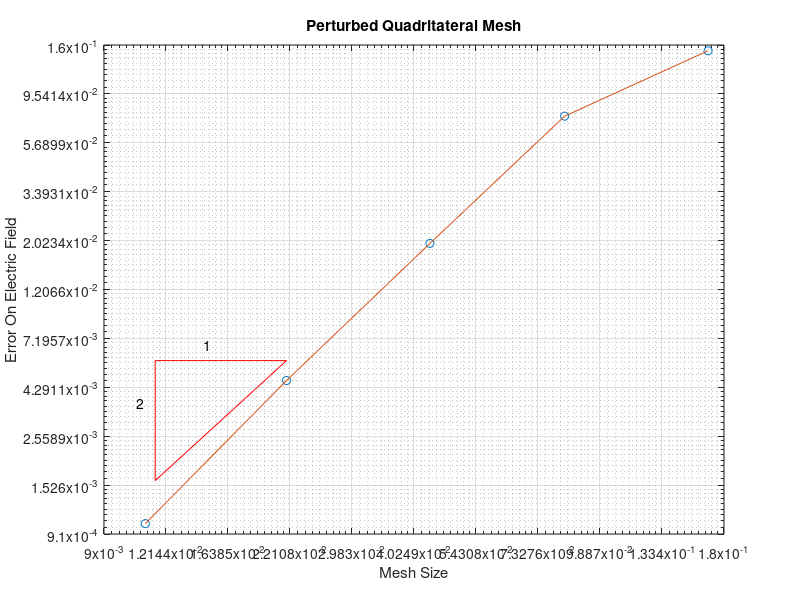
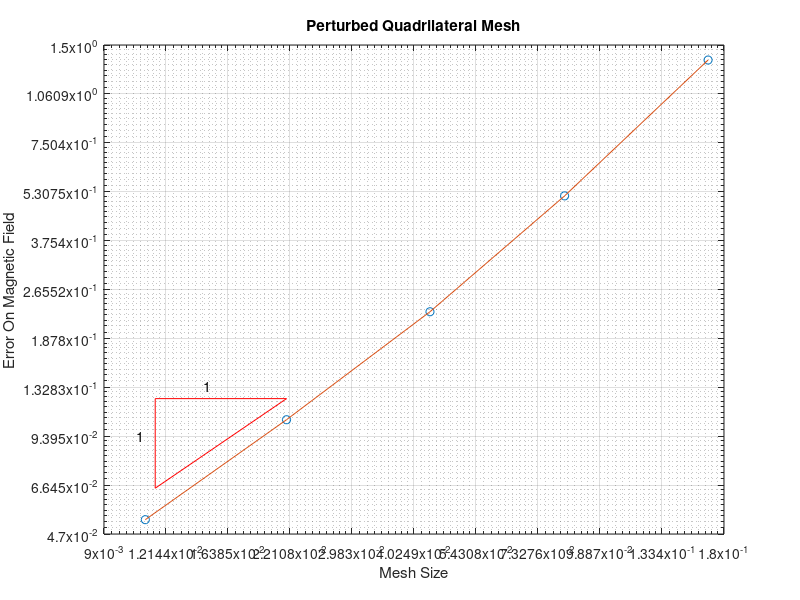

MATLAB code to generate these figures, in order:
shape = 'quads';
%shape = 'triangles';
%shape = 'voronoi';

switch shape
    case 'triangles'
%%%%%%%%%%%%%%%%%Triangles

h = [0.10101525445522107, 0.05018856132284956, 0.025141822757713456, 0.012525468249897755,...
     0.006261260829309998];

ElectricError =  [0.5098721095770006, 0.12175648676696989, 0.03224235083294914, 0.007922421692486309, 0.001949904177034469];

MagneticError = [2.0042181007879325, 0.9781866298047875, 0.5502616339498934, 0.28069706397737304, 0.13768142439140277];

secondtitle = 'Triangles';




%Plotting the electric field

figure(1)

clf

loglog(h,ElectricError,'o')
%plot(log(h),log(ElectricError));

hold on


loglog(h,ElectricError)
%loglog(h,10^(1)*h.^(1.8))
hold on
%Pick a basis point for the triangle
xseed = 0.9*h(5)+h(4)*0.1;
yseed = 0.01*0.25+0.001*.75;
%desiredSlope Of triangle
slope = 2;
%Another x point
xnext = h(4);


b = log10(yseed/(xseed^slope));


ynext = 10^(b)*xnext^slope;


x = [xseed, xseed, xnext, xseed];
y = [yseed, ynext, ynext, yseed];

loglog(x,y,'r')

text(xseed*0.7+0.3*xnext,ynext+0.001+0.0005,'1')
text(xseed-0.0005,0.5*yseed+0.5*ynext,'2')





title('Triangular Mesh')





%Now the ticks
%The x-axis
leftaxis = 0.005;
rightaxis = 0.13;
upaxis = 0.65;
downaxis = 0.0015;

axis([leftaxis rightaxis downaxis upaxis])
xlabel('Mesh Size')

ax = log10(leftaxis);
bx = log10(rightaxis);
tx = ax:(bx-ax)/10:bx;
tx = 10.^(tx);
ay = log10(downaxis);
by = log10(upaxis);
ty = ay:(by-ay)/10:by;
ty = 10.^(ty);

ylabel('Error On Electric Field')

xticks(tx)
yticks(ty)
grid on




%Plotting The magnetic Field

figure(2)
clf
loglog(h,MagneticError,'o')
hold on
loglog(h,MagneticError)



hold on

%Pick a basis point for the triangle
xseed = h(4)*0.05+0.95*h(5);
yseed = 0.16;
%desiredSlope Of triangle
slope = 1;
%Another x point
xnext = h(4);


b = log10(yseed/(xseed^slope));


ynext = 10^(b)*xnext^slope;


x = [xseed, xseed, xnext, xseed];
y = [yseed, ynext, ynext, yseed];

loglog(x,y,'r')


text(xseed*0.7+0.3*xnext,ynext+0.01+0.01+0.01+0.01,'1')
text(xseed-0.001/1.5,0.5*yseed+0.5*ynext,'1')










title('Triangular Mesh')
xlabel('Mesh Size')
ylabel('Error On Magnetic Field')


%axis([0.01-0.005 0.1+0.01 0.1+0.1 3])

leftaxis = 0.005;
rightaxis = 0.13;
downaxis = 0.125;
upaxis = 2.15;

axis([leftaxis rightaxis downaxis upaxis])
xlabel('Mesh Size')

ax = log10(leftaxis);
bx = log10(rightaxis);
tx = ax:(bx-ax)/10:bx;
tx = 10.^(tx);
ay = log10(downaxis);
by = log10(upaxis);
ty = ay:(by-ay)/10:by;
ty = 10.^(ty);



xticks(tx)
yticks(ty)

grid on





























    case 'quads'
%%%%%%%%%%%%%%%%%%%PerturbedSquares
%h = [0.471405,0.235702,0.122975,0.0614875,0.0310816,0.0155408,0.00779781];
%The above was the older mesh-size

h = [0.16666666666666666, 0.08333333333333333, 0.043478260869565216, 0.021739130434782608,...
     0.010989010989010988];%, 0.005494505494505494,0.0027548209366391185];

ElectricError = [0.1505488392083424, 0.07540240822978826, 0.01964292814740662, 0.00461064875933448, 0.0010155804421071366];

MagneticError = [1.3485966107898497, 0.515270877390314, 0.22681651972361622, 0.10557908129467171, 0.05201601043760578];
                                                      

secondtitle = 'On Perturbed squares';


%Plotting the electric field

figure(1)

clf

loglog(h,ElectricError,'o')
%plot(log(h),log(ElectricError));

hold on


loglog(h,ElectricError)
%loglog(h,10^(1)*h.^(1.8))
hold on
%Pick a basis point for the triangle
xseed = 0.95*h(5)+0.05*h(4);
yseed = 0.0016;
%desiredSlope Of triangle
slope = 2;
%Another x point
xnext = h(4);


b = log10(yseed/(xseed^slope));


ynext = 10^(b)*xnext^slope;


x = [xseed, xseed, xnext, xseed];
y = [yseed, ynext, ynext, yseed];

loglog(x,y,'r')

text(xseed*0.7+0.3*xnext,ynext+0.001,'1')
text(xseed-0.001,0.5*yseed+0.5*ynext,'2')





title('Perturbed Quadritateral Mesh')
%axis([0.01 0.25 (0.001+0.0001)/2 .15])
xlabel('Mesh Size')
ylabel('Error On Electric Field')

leftaxis = 0.009;
rightaxis = 0.18;
downaxis = 0.00091;
upaxis = 0.16;

axis([leftaxis rightaxis downaxis upaxis])


ax = log10(leftaxis);
bx = log10(rightaxis);
tx = ax:(bx-ax)/10:bx;
tx = 10.^(tx);
ay = log10(downaxis);
by = log10(upaxis);
ty = ay:(by-ay)/10:by;
ty = 10.^(ty);



xticks(tx)
yticks(ty)





grid on



%Plotting The magnetic Field

figure(2)
clf
loglog(h,MagneticError,'o')
hold on
loglog(h,MagneticError)



hold on

%Pick a basis point for the triangle
xseed = h(4)*0.05+0.95*h(5);
yseed = 0.065;
%desiredSlope Of triangle
slope = 1;
%Another x point
xnext = h(4);


b = log10(yseed/(xseed^slope));


ynext = 10^(b)*xnext^slope;


x = [xseed, xseed, xnext, xseed];
y = [yseed, ynext, ynext, yseed];

loglog(x,y,'r')


text(xseed*0.7+0.3*xnext,ynext+0.01+0.001,'1')
text(xseed-0.001,0.5*yseed+0.5*ynext,'1')










title('Perturbed Quadrilateral Mesh')
xlabel('Mesh Size')
ylabel('Error On Magnetic Field')
%axis([0.01 0.25 0.75*10^(-1)+0.25*0.01 1])
grid on

leftaxis = 0.009;
rightaxis = 0.18;
downaxis = 0.047;
upaxis = 1.5;

axis([leftaxis rightaxis downaxis upaxis])


ax = log10(leftaxis);
bx = log10(rightaxis);
tx = ax:(bx-ax)/10:bx;
tx = 10.^(tx);
ay = log10(downaxis);
by = log10(upaxis);
ty = ay:(by-ay)/10:by;
ty = 10.^(ty);



xticks(tx)
yticks(ty)







    case 'voronoi'
%%%%%%%%%%%%%%%%%%%%%%%%%%Voronoi

%h = [0.12803687993289598, 0.06772854614785964, 0.03450327796711771, 0.017476749542968805,...
%     0.008787156237382746];%, 0.004419676355414694,0.0022139558199118672];

%ElectricError = [0.4846671385368301, 0.17629056352803815, 0.0894535222510598, 0.013677866376455412,...
%    0.006616196310031363];

%MagneticError = [4.418879142501644, 2.4900590603987354, 1.2075527434363857, 0.5879063547722386,...
% 0.276556530752596];

h = [0.12803687993289598, 0.06772854614785964, 0.03450327796711771, 0.017476749542968805,0.008787156237382746];

ElectricError = [0.6402171603657321, 0.2191316614798317, 0.05161479281147327, 0.013327689044599616, 0.003435073380290061];

MagneticError = [3.3226284919819693, 1.6827177392771193, 0.7955836030979955, 0.3792426183789603, 0.18192650249011413];




secondtitle='Voronoi';



figure(1)

clf

loglog(h,ElectricError,'o')
%plot(log(h),log(ElectricError));

hold on


loglog(h,ElectricError)
%loglog(h,10^(1)*h.^(1.8))
hold on
%Pick a basis point for the triangle
xseed = 0.9*h(5)+h(4)*0.1;
%yseed = 0.0124;
yseed = 0.0055;
%desiredSlope Of triangle
slope = 2;
%Another x point
xnext = h(4)*0.95+0.05*h(5);


b = log10(yseed/(xseed^slope));


ynext = 10^(b)*xnext^slope;


x = [xseed, xseed, xnext, xseed];
y = [yseed, ynext, ynext, yseed];

loglog(x,y,'r')

text(xseed*0.7+0.3*xnext,ynext+0.001+0.0005,'1')
text(xseed-0.0005,0.5*yseed+0.5*ynext,'2')





title('Voronoi Tesselation')





%Now the ticks
%The x-axis
%leftaxis = 0.0077;
%rightaxis = 0.1+0.05;
%upaxis = 0.55;
%downaxis = 0.0048;

leftaxis  = 0.007;
rightaxis = 0.15;
upaxis = 0.8;
downaxis = 0.002;
axis([leftaxis rightaxis downaxis upaxis])
xlabel('Mesh Size')

ax = log10(leftaxis);
bx = log10(rightaxis);
tx = ax:(bx-ax)/10:bx;
tx = 10.^(tx);
ay = log10(downaxis);
by = log10(upaxis);
ty = ay:(by-ay)/10:by;
ty = 10.^(ty);

ylabel('Error On Electric Field')

xticks(tx)
yticks(ty)
grid on




%Plotting The magnetic Field

figure(2)
clf
loglog(h,MagneticError,'o')
hold on
loglog(h,MagneticError)



hold on

%Pick a basis point for the triangle
%xseed = h(4)*0.25+0.75*h(5);
%yseed = 0.45;
xseed = 0.95*h(5)+0.05*h(4);
yseed = 0.22;
%desiredSlope Of triangle
slope = 1;
%Another x point
%xnext = h(4);
xnext = h(5)*0.05+0.95*h(4);


b = log10(yseed/(xseed^slope));


ynext = 10^(b)*xnext^slope;


x = [xseed, xseed, xnext, xseed];
y = [yseed, ynext, ynext, yseed];

loglog(x,y,'r')


text(xseed*0.7+0.3*xnext,ynext+0.01+0.01+0.01+0.01,'1')
text(xseed-0.001/1.5,0.5*yseed+0.5*ynext,'1')










title('Voronoi Tesselation')
xlabel('Mesh Size')
ylabel('Error On Magnetic Field')


%axis([0.01-0.005 0.1+0.01 0.1+0.1 3])

%leftaxis = 0.0068*.99+0.01*0.119;
%rightaxis = 0.15;
%downaxis = 0.25;
%upaxis = 5;
leftaxis = 0.007;
rightaxis = 0.15;
downaxis = 0.16;
upaxis = 3.6;
axis([leftaxis rightaxis downaxis upaxis])
xlabel('Mesh Size')

ax = log10(leftaxis);
bx = log10(rightaxis);
tx = ax:(bx-ax)/10:bx;
tx = 10.^(tx);
ay = log10(downaxis);
by = log10(upaxis);
ty = ay:(by-ay)/10:by;
ty = 10.^(ty);



xticks(tx)
yticks(ty)

grid on























end

















